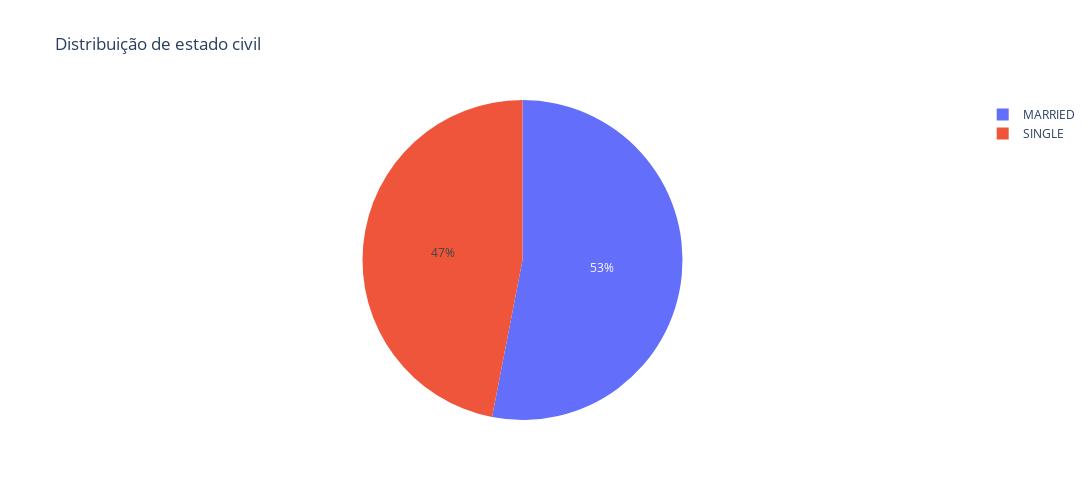

Write notebook code for a chart like this one.
### Code cell
# GRÁFICO PARA DISTRIBUIÇÃO DE ESTADO CIVIL
marital_status_counts = df_categorico['MARITAL STATUS'].value_counts().reset_index()
marital_status_counts.columns = ['MARITAL STATUS', 'COUNT']
fig = px.pie(marital_status_counts, names='MARITAL STATUS', values='COUNT', title='Distribuição de estado civil')
fig.update_layout(width=1200, height=500)
fig.show()

### Figure 1 — Plotly figure (JSON) as saved in the notebook; plotly's stock layout.template omitted (floating-point values rounded to 4 significant figures)
{"data": [{"domain": {"x": [0, 1], "y": [0, 1]}, "hovertemplate": "MARITAL STATUS=%{label}<br>COUNT=%{value}<extra></extra>", "labels": ["MARRIED", "SINGLE"], "legendgroup": "", "name": "", "showlegend": true, "type": "pie", "values": [87, 77]}], "layout": {"height": 500, "legend": {"tracegroupgap": 0}, "title": {"text": "Distribuição de estado civil"}, "width": 1200}}
